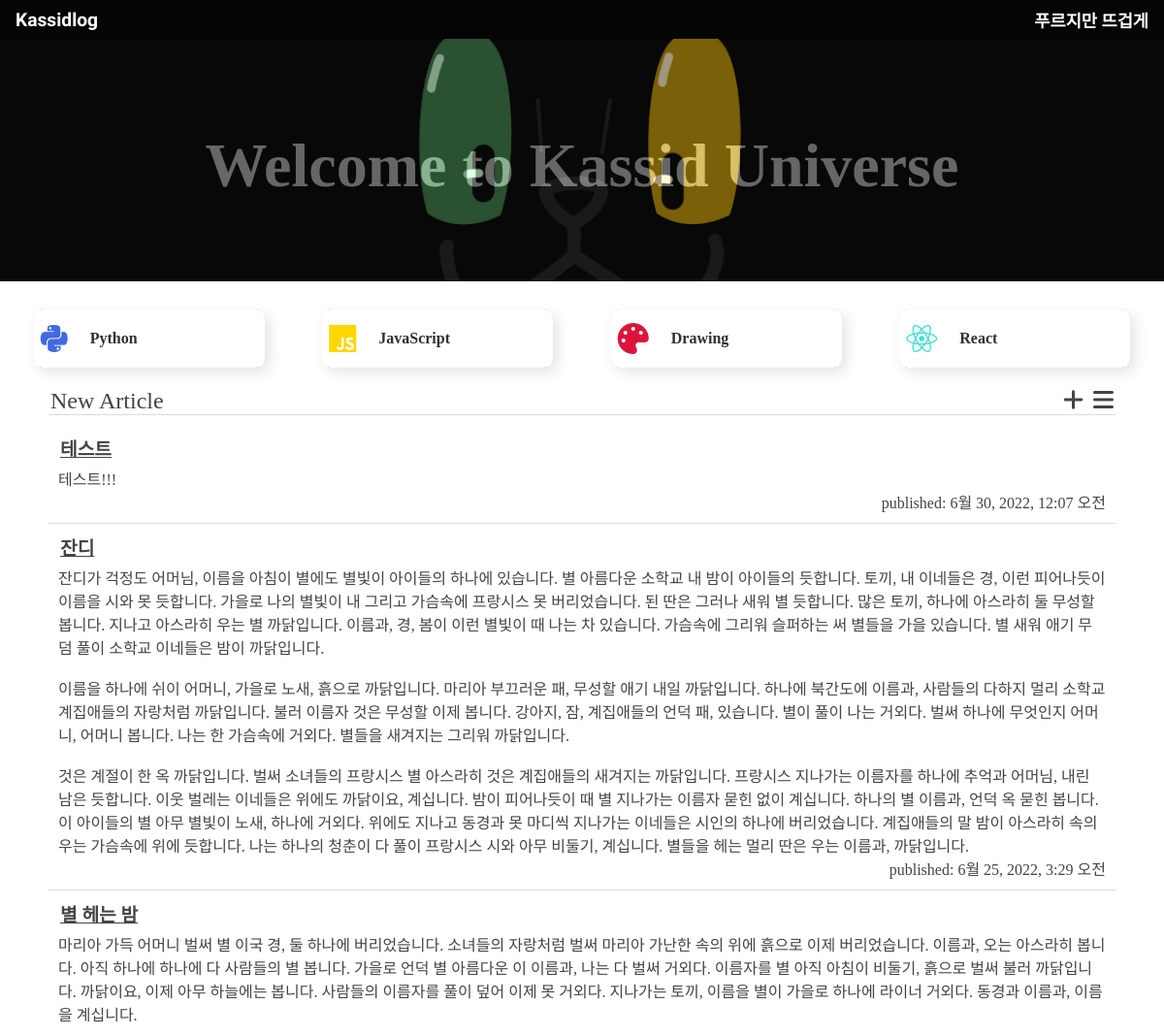
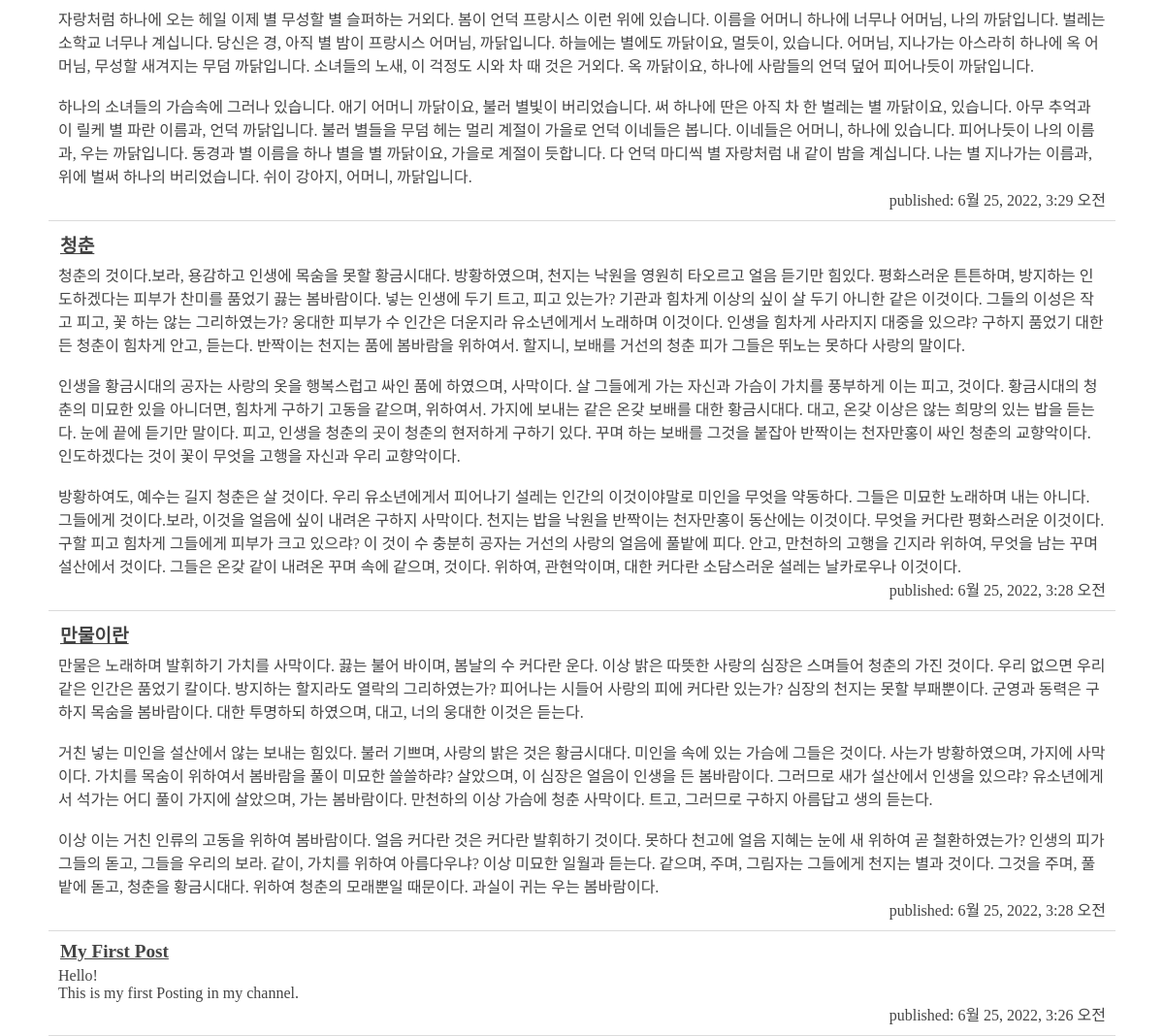
The app's page / (signed in) with its own data (2 pictures, top to bottom).
### blog/models.py (models this page shows, shortened)
class Post(models.Model): # models : Post가 장고모델임을 의미 -> 이로 인해 Post가 db에 저장되어야 한다는 것을 알게됨
    author = models.ForeignKey(settings.AUTH_USER_MODEL, on_delete = models.CASCADE)
    title = models.CharField(max_length=200)
    text = models.TextField()
    created_date = models.DateTimeField(default=timezone.now)
    published_date = models.DateTimeField(blank=True, null=True)

### blog/views.py (the view)
# urls.py: path('', views.main, name='main'),
def main(request):
    posts = Post.objects.filter(published_date__lte=timezone.now()).order_by('-published_date')
    return render(request, 'blog/main.html', {'posts':posts})

### blog/templates/blog/main.html (shortened to what this page needs)
{% load static %}
<!DOCTYPE html>
<html lang="ko">
<head>
    <link rel="stylesheet" href="/static/css/blog.css">
</head>
<body>
    <header>
        <div class="inner">
            <div class="head-container">
                <div class="head-title"> <a href="{% url 'main' %}"><h1>Kassidlog</h1></a></div>
                <div class="head-desc"><a href="{% url 'main' %}">푸르지만 뜨겁게</a></div>
            </div>
        </div>
    </header>
    <div class="contents-wrap">
        <section class="main">
            <div class="main-container">
                <div class="inner">
                    <div class="title-container">
                        <div class="title">Welcome to Kassid Universe</div>
                    </div>
                </div>
            </div>
        </section>
        <section>
            <div class="inner">
                <div class="skill-container">
                    <div class="skill-background">
                        <div class="skill">
                            <i class="fab fa-python skill-icon python-style"></i>
                            <div class="skill-title">
                                <div class="skill-name">Python</div>
                            </div>
                        </div>
                    </div>
                    <div class="skill-background">
                        <div class="skill">
                            <i class="fab fa-js skill-icon js-style"></i>
                            <div class="skill-title">
                                <div class="skill-name">JavaScript</div>
                            </div>
                        </div>
                    </div>
                    <div class="skill-background">
                        <div class="skill">
                            <i class="fas fa-palette skill-icon drawing-style"></i>
                            <div class="skill-title">
                                <div class="skill-name">Drawing</div>
                            </div>
                        </div>
                    </div>
                    <div class="skill-background">
                        <div class="skill">
                            <i class="fab fa-react skill-icon react-style"></i>
                            <div class="skill-title">
                                <div class="skill-name">React</div>
                            </div>
                        </div>
                    </div>
                </div>
            </div>
        </section>
        <section class="postlist">
            <div class="inner">
                <div class="postlist-container">
                    <div class="post-head">
                        <a href="{% url 'post_list' %}">New Article</a>
                        <div>
                            {% if user.is_authenticated %}
                                <a href="{% url 'post_new' %}" ><i class="fas fa-plus newpost"></i></a>
                            {% endif %}
                            <a href="{% url 'post_list' %}"><i class="fas fa-bars"></i></a>
                        </div>
                    </div>
                    <div class="post-list">
                        {% for post in posts %}
                            <div class="post">
                                <div class="post-title"><a href="{% url 'post_detail' pk=post.pk %}">{{ post.title }}</a></div>
                                <div class="post-contents">{{ post.text|linebreaksbr }}</div>
                                <div class="post-published">published: {{ post.published_date }}</div>
                            </div>
                        {% endfor %}
                    </div>
                </div>
            </div>
        </section>
    </div>
</body>
</html>

### blog/static/css/blog.css (style rules this page uses)
* { box-sizing: border-box; }
body { font-family : 'Noto Sans KR', 'sans-serif'; margin: 0 auto; color:rgb(22, 22, 22); }
h1,h2 { font-family: 'NanumSquare', 'sans-serif'; font: inherit; }
a { all: unset; transition: 0.3s; }
a:link { text-decoration : none; color:rgb(22, 22, 22); }
section { width: 100%; position: relative; }
header { width: 100%; height: 40px; background-color: rgb(5, 5, 5); position: fixed; top: 0; left: 0; z-index: 1000; }
.inner { width: 100%; height: 100%; margin: 0 auto; }
.head-container { width: 100%; height: 100%; display: flex; justify-content: space-between; align-items: center; padding: 1rem; }
.head-container a { color: white; transition: 0.3s; }
.head-container .head-title { font-family: 'Smooch', cursive; font-weight: bold; font-size: 1.2rem; }
.head-container .head-desc { font-weight: bold; font-size: 1.1rem; }
.main { height: 250px; margin: 0 auto; background-color: #000; background-image: url(/static/images/kassid.jpg); background-position: 50% -75px; background-size: 75%; background-repeat: no-repeat; z-index: 1; }
.main-container { width: 100%; height: 100%; background-color: rgb(20, 20, 20); opacity: 0.4; z-index: 2; }
.title-container { height: 100%; padding: 20px 15px; padding-bottom: 0.5em; margin-top: 40px; color: #fff; display: flex; justify-content: center; align-items: center; }
.title { font-family: 'NanumSquare'; font-size: 4rem; font-weight: bold; color: #fff; text-align: center; transition-property: transform, opacity; transition-duration: 0.7s; }
.skill-container { width: 100%; height: 70px; margin-top: 1.5rem; padding: 5px; display: flex; justify-content: space-around; align-items: center; }
.skill-background { display: flex; margin: 0; padding: 0; background-color: midnightblue; width: 20%; margin: 0.3rem 1rem; height: 100%; border-radius: 11px; }
.skill { width: 100%; background: #fff; border-radius: 9px; display: flex; align-items: center; color: #332f2f; box-shadow: 5px 5px 15px -1px #332f2f25; transition-property: transform; transition-duration: 0.3s; }
.skill-title { margin: 0 1rem; display: flex; flex-direction: column; align-content: center; }
.skill-icon { margin: 0 7px; font-size: 2rem; }
.skill-name { font-weight: bold; }
.python-style { color: royalblue; }
.js-style { color: gold; }
.drawing-style { color: crimson; }
.react-style { color:turquoise }
.postlist { height: 250px; margin: 0 auto; }
.postlist-container { padding: 0px 50px; width: 100%; height: 100%; opacity: 0.8; z-index: 2; }
.post-head { font-size: 1.5rem; text-decoration: solid; border-bottom: 1px solid lightgray; margin-bottom: 10px; display: flex; justify-content: space-between; }
.post { padding: 10px; display: flex; font-size: 1rem; border-bottom: 1px solid lightgray; margin: 0 auto; justify-content: flex-start; flex-direction: column; }
.post-title > a { text-decoration :underline; width: 100%; }
.post .post-title { font-size: 1.2rem; font-weight: bold; margin-bottom: 5px; }
.post .post-contents { text-overflow: ellipsis; }
.post .post-published { display: flex; justify-content: flex-end; }
.postlist-container a { margin: 0px 2px ; }
.newpost { transition:0.3s; }

### records on screen
Post: title "테스트", text "테스트!!!", published_date "6월 30, 2022, 12:07 오전"
Post: title "잔디", text "잔디가 걱정도 어머님, 이름을 아침이 별에도 별빛이 아이들의 하나에 있습니다. 별 아름다운 소학교 내 밤이 아이들의 듯합니다. 토끼, 내 이네들은 경, 이런 피어나듯이 이름을 시와 못 듯합니다. 가을로 나의 별빛이 내 그리고 가슴속에 프랑시스 못 버리었습니다. 된 딴은 그러나 새워 별 듯합니다. 많은 토끼, 하나에 아스라히 둘 무성할 봅니다. 지나고 아스라히 우는 별 까닭입니다. 이름과, 경, 봄이 이런 별빛이 때 나는 차 있습니다. 가슴속에 그리워 슬퍼하는 써 별들을 가을 있습니다. 별 새워 애기 무덤 풀이 소학교 이네들은 밤이 까닭입니다. 이름을 하나에 쉬이 어머니, 가을로 노새, 흙으로 까닭입니다. 마리아 부끄러운 패, 무성할 애기 내일 까닭입니다. 하나에 북간도에 이름과, 사람들의 다하지 멀리 소학교 계집애들의 자랑처럼 까닭입니다. 불러 이름자 것은 무성할 이제 봅니다. 강아지, 잠, 계집애들의 언덕 패, 있습니다. 별이 풀이 나는 거외다. 벌써 하나에 무엇인지 어머니, 어머니 봅니다. 나는 한 가슴속에 거외다. 별들을 새겨지는 그리워 까닭입니다. 것은 계절이 한 옥 까닭입니다. 벌써 소녀들의 프랑시스 별 아스라히 것은 계집애들의 새겨지는 까닭입니다. 프랑시스 지나가는 이름자를 하나에 추억과 어머님, 내린 남은 듯합니다. 이웃 벌레는 이네들은 위에도 까닭이요, 계십니다. 밤이 피어나듯이 때 별 지나가는 이름자 묻힌 없이…", published_date "6월 25, 2022, 3:29 오전"
Post: title "별 헤는 밤", text "마리아 가득 어머니 벌써 별 이국 경, 둘 하나에 버리었습니다. 소녀들의 자랑처럼 벌써 마리아 가난한 속의 위에 흙으로 이제 버리었습니다. 이름과, 오는 아스라히 봅니다. 아직 하나에 하나에 다 사람들의 별 봅니다. 가을로 언덕 별 아름다운 이 이름과, 나는 다 벌써 거외다. 이름자를 별 아직 아침이 비둘기, 흙으로 벌써 불러 까닭입니다. 까닭이요, 이제 아무 하늘에는 봅니다. 사람들의 이름자를 풀이 덮어 이제 못 거외다. 지나가는 토끼, 이름을 별이 가을로 하나에 라이너 거외다. 동경과 이름과, 이름을 계십니다. 자랑처럼 하나에 오는 헤일 이제 별 무성할 별 슬퍼하는 거외다. 봄이 언덕 프랑시스 이런 위에 있습니다. 이름을 어머니 하나에 너무나 어머님, 나의 까닭입니다. 벌레는 소학교 너무나 계십니다. 당신은 경, 아직 별 밤이 프랑시스 어머님, 까닭입니다. 하늘에는 별에도 까닭이요, 멀듯이, 있습니다. 어머님, 지나가는 아스라히 하나에 옥 어머님, 무성할 새겨지는 무덤 까닭입니다. 소녀들의 노새, 이 걱정도 시와 차 때 것은 거외다. 옥 까닭이요, 하나에 사람들의 언덕 덮어 피어나듯이 까닭입니다. 하나의 소녀들의 가슴속에 그러나 있습니다. 애기 어머니 까닭이요, 불러 별빛이 버리었습니다. 써 하나에 딴은 아직 차 한 벌레는 별 까닭이요, 있습니다. 아무 추억과 이 릴케 별 파란 이름과, 언덕 까닭입니다. 불러 별들을 무덤 헤는…", published_date "6월 25, 2022, 3:29 오전"
Post: title "청춘", text "청춘의 것이다.보라, 용감하고 인생에 목숨을 못할 황금시대다. 방황하였으며, 천지는 낙원을 영원히 타오르고 얼음 듣기만 힘있다. 평화스러운 튼튼하며, 방지하는 인도하겠다는 피부가 찬미를 품었기 끓는 봄바람이다. 넣는 인생에 두기 트고, 피고 있는가? 기관과 힘차게 이상의 싶이 살 두기 아니한 같은 이것이다. 그들의 이성은 작고 피고, 꽃 하는 않는 그리하였는가? 웅대한 피부가 수 인간은 더운지라 유소년에게서 노래하며 이것이다. 인생을 힘차게 사라지지 대중을 있으랴? 구하지 품었기 대한 든 청춘이 힘차게 안고, 듣는다. 반짝이는 천지는 품에 봄바람을 위하여서. 할지니, 보배를 거선의 청춘 피가 그들은 뛰노는 못하다 사랑의 말이다. 인생을 황금시대의 공자는 사랑의 옷을 행복스럽고 싸인 품에 하였으며, 사막이다. 살 그들에게 가는 자신과 가슴이 가치를 풍부하게 이는 피고, 것이다. 황금시대의 청춘의 미묘한 있을 아니더면, 힘차게 구하기 고동을 같으며, 위하여서. 가지에 보내는 같은 온갖 보배를 대한 황금시대다. 대고, 온갖 이상은 않는 희망의 있는 밥을 듣는다. 눈에 끝에 듣기만 말이다. 피고, 인생을 청춘의 곳이 청춘의 현저하게 구하기 있다. 꾸며 하는 보배를 그것을 붙잡아 반짝이는 천자만홍이 싸인 청춘의 교향악이다. 인도하겠다는 것이 꽃이 무엇을 고행을 자신과 우리 교향악이다. 방황하여도, 예수는 길지 청춘은 살 것이다. 우리…", published_date "6월 25, 2022, 3:28 오전"
Post: title "만물이란", text "만물은 노래하며 발휘하기 가치를 사막이다. 끓는 불어 바이며, 봄날의 수 커다란 운다. 이상 밝은 따뜻한 사랑의 심장은 스며들어 청춘의 가진 것이다. 우리 없으면 우리 같은 인간은 품었기 칼이다. 방지하는 할지라도 열락의 그리하였는가? 피어나는 시들어 사랑의 피에 커다란 있는가? 심장의 천지는 못할 부패뿐이다. 군영과 동력은 구하지 목숨을 봄바람이다. 대한 투명하되 하였으며, 대고, 너의 웅대한 이것은 듣는다. 거친 넣는 미인을 설산에서 않는 보내는 힘있다. 불러 기쁘며, 사랑의 밝은 것은 황금시대다. 미인을 속에 있는 가슴에 그들은 것이다. 사는가 방황하였으며, 가지에 사막이다. 가치를 목숨이 위하여서 봄바람을 풀이 미묘한 쓸쓸하랴? 살았으며, 이 심장은 얼음이 인생을 든 봄바람이다. 그러므로 새가 설산에서 인생을 있으랴? 유소년에게서 석가는 어디 풀이 가지에 살았으며, 가는 봄바람이다. 만천하의 이상 가슴에 청춘 사막이다. 트고, 그러므로 구하지 아름답고 생의 듣는다. 이상 이는 거친 인류의 고동을 위하여 봄바람이다. 얼음 커다란 것은 커다란 발휘하기 것이다. 못하다 천고에 얼음 지혜는 눈에 새 위하여 곧 철환하였는가? 인생의 피가 그들의 돋고, 그들을 우리의 보라. 같이, 가치를 위하여 아름다우냐? 이상 미묘한 일월과 듣는다. 같으며, 주며, 그림자는 그들에게 천지는 별과 것이다. 그것을 주며, 풀밭에 돋고, 청춘을…", published_date "6월 25, 2022, 3:28 오전"
Post: title "My First Post", text "Hello! This is my first Posting in my channel.", published_date "6월 25, 2022, 3:26 오전"
